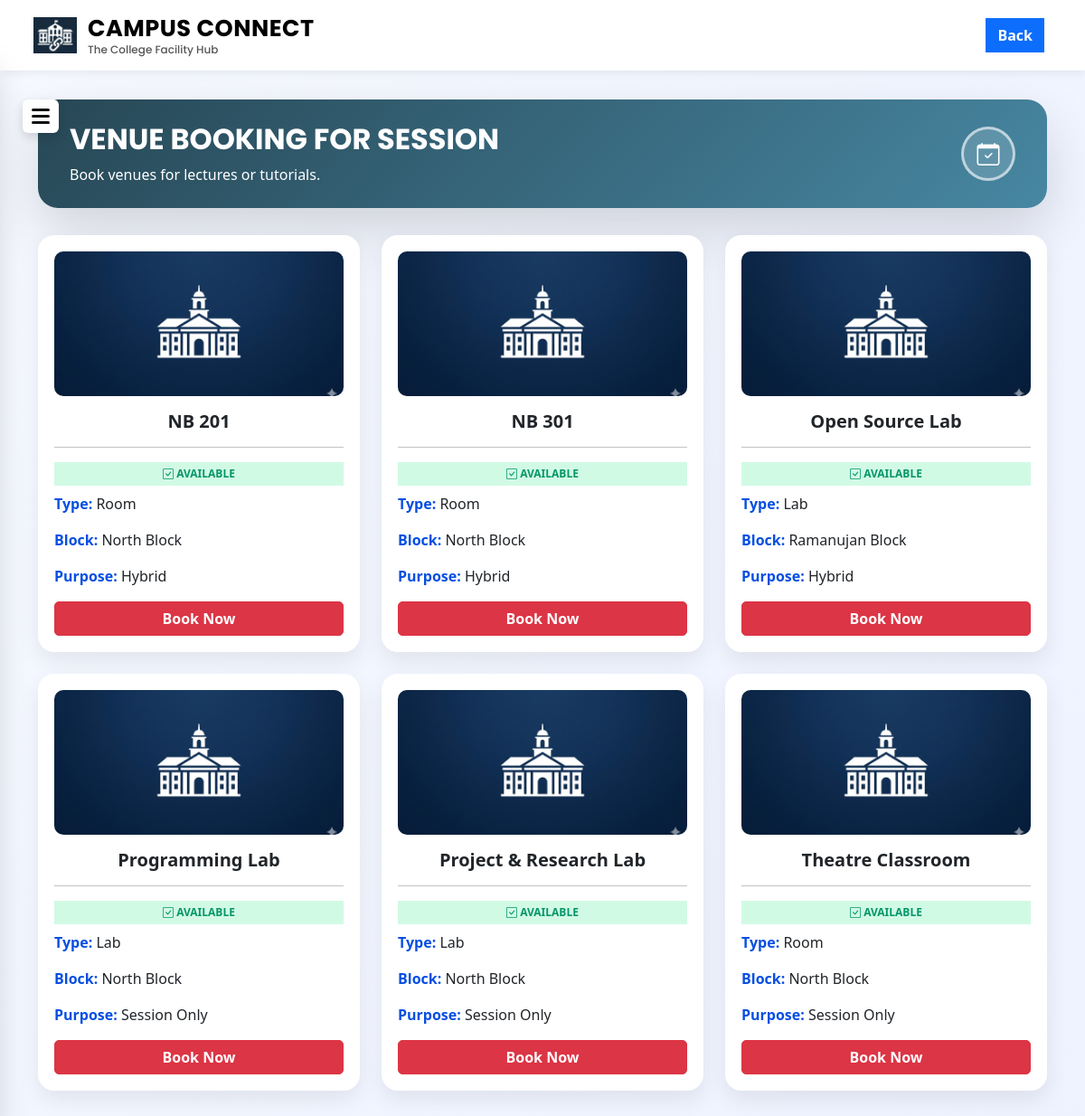
The app's page /faculty/book_session (signed in) with its own data.
### tables this page shows
CREATE TABLE venues (
        venue_id INTEGER PRIMARY KEY AUTOINCREMENT,
        name TEXT NOT NULL,
        type TEXT NOT NULL,
        department TEXT NOT NULL,
        block TEXT NOT NULL,
        photo TEXT,
        purpose TEXT NOT NULL,
        created_at TIMESTAMP DEFAULT CURRENT_TIMESTAMP
    );

### app.py (the view)
@app.route('/faculty/book_session')
def faculty_book_session():
    if 'user_id' not in session or session['role'] != 'faculty':
        return redirect(url_for('login'))
    conn = get_connection()
    cursor = conn.cursor()
    faculty_user_id = session['user_id']
    cursor.execute("""
        SELECT faculty_id, department
        FROM faculties
        WHERE user_id = ?
    """, (faculty_user_id,))
    faculty = cursor.fetchone()
    if not faculty:
        flash("Faculty record not found", "danger")
        return redirect(url_for('login'))
    faculty_id = faculty['faculty_id']
    faculty_dept = faculty['department']
    cursor.execute("""
        SELECT *
        FROM venues
        WHERE LOWER(TRIM(purpose)) IN ('hybrid', 'session only')
        AND department = ?
        ORDER BY name
    """, (faculty_dept,))
    venues = cursor.fetchall()
    cursor.execute("""
        SELECT venue_id, status
        FROM bookings
        WHERE status IN ('requested','approved')
    """)
    active = cursor.fetchall()
    booked_map = {}
    for a in active:
        booked_map[a['venue_id']] = a['status']
    conn.close()
    session['department'] = faculty_dept
    return render_template(
        "faculty_book_session.html",
        venues=venues,
        booked_map=booked_map,
        department=session.get('department')
    )

### app.py (called while the page is built)
def get_connection():
    conn = sqlite3.connect("campus_connect.db")
    conn.row_factory = sqlite3.Row
    conn.execute("PRAGMA foreign_keys = ON")  # 🔥 ensure cascade always works
    return conn

### templates/faculty_book_session.html (shortened to what this page needs)
<!DOCTYPE html>
<html lang="en">
<head>
    <link href="https://cdn.jsdelivr.net/npm/bootstrap@5.3.2/dist/css/bootstrap.min.css" rel="stylesheet">
    <link href="https://cdn.jsdelivr.net/npm/bootstrap-icons@1.11.3/font/bootstrap-icons.css" rel="stylesheet">
    <link rel="stylesheet" href="{{ url_for('static', filename='css/style.css') }}">
</head>
<body>
<nav class="navbar navbar-expand-lg navbar-light custom-navbar fixed-top">
    <div class="container-fluid">
        <div class="navbar-brand d-flex align-items-center">
            <img src="{{ url_for('static', filename='images/logo.png') }}" class="logo-img">
            <div class="brand-text">
                <span class="brand-title">CAMPUS CONNECT</span>
                <span class="brand-tagline">The College Facility Hub</span>
            </div>
        </div>
        <div class="ms-auto">
            <a href="{{ url_for('faculty_dashboard') }}" class="btn btn-primary me-2"><b>Back</b></a>
        </div>
    </div>
</nav>
<div class="menu-toggle" onclick="openSidebar()">
    <span></span>
    <span></span>
    <span></span>
</div>
<div class="container page-main">
    <div class="page-hero d-flex align-items-center justify-content-between">
        <div>
            <h2 class="hero-text">VENUE BOOKING FOR SESSION</h2>
            <p class="mb-0">Book venues for lectures or tutorials.</p>
        </div>
        <div class="hero-icon">
            <i class="bi bi-calendar-check"></i>
        </div>
    </div>
    <div class="row g-4">
        {% for v in venues %}
        <div class="col-md-4">
           <div class="venue-card">
                <img src="{% if v.photo %}{{ url_for('static', filename='uploads/' ~ v.photo) }}{% else %}{{ url_for('static', filename='images/default-venue.png') }}{% endif %}" class="venue-img mb-3">
                <div class="mb-2 text-center">
                    <h5><b>{{ v.name }}</b></h5>
                </div>
                <hr style="border-color: #131313;">
                <div class="status-bar available text-center mb-2">
                    <i class="bi bi-check-square"></i> <b>AVAILABLE</b>
                </div>
                <p><font color="#064fe2"><b>Type:</b></font> {{ v.type }}</p>
                <p><font color="#064fe2"><b>Block:</b></font> {{ v.block }}</p>
                <p><font color="#064fe2"><b>Purpose:</b></font> {{ v.purpose }}</p>
                <button class="btn btn-danger book-btn w-100" data-bs-toggle="modal" data-bs-target="#bookModal{{ v.venue_id }}">
                    <b>Book Now</b>
                </button>
            </div>
        </div>
        {% endfor %}
    </div>
</div>
</body>
</html>

### static/css/style.css (style rules this page uses)
body { margin: 0; padding: 0; font-family: 'Segoe UI', Tahoma, Geneva, Verdana, sans-serif; }
.custom-navbar { background-color: #ffffff; padding: 10px 25px; box-shadow: 0 2px 10px rgba(0, 0, 0, 0.08); z-index: 1000; }
.logo-img { width: 48px; height: 48px; object-fit: contain; margin-right: 12px; }
.brand-text { display: flex; flex-direction: column; line-height: 1.1; }
.brand-title { font-family: 'Poppins', sans-serif; font-size: 1.6rem; font-weight: 700; color: black; letter-spacing: 0.5px; }
.brand-tagline { font-size: 0.75rem; font-family: 'Poppins', sans-serif; font-weight: 500; color: #555; margin-top: 3px; }
.btn { border-radius: 0 !important; font-family: 'Segoe UI', Tahoma, Geneva, Verdana, sans-serif; }

### templates/faculty_book_session.html (style rules this page uses)
body { background: linear-gradient(120deg, #f6f9ff, #eef2ff); }
.brand-title { font-family: 'Poppins', sans-serif; }
.brand-tagline { font-family: 'Poppins', sans-serif; }
.menu-toggle { position: fixed; top: 110px; left: 25px; background: white; padding: 6px 10px; border-radius: 6px; box-shadow: 0 4px 12px rgba(0,0,0,0.15); cursor: pointer; z-index: 900; }
.menu-toggle span { display: block; width: 20px; height: 3px; background: #111; margin: 4px 0; border-radius: 2px; }
.page-main { margin-top: 110px; margin-bottom: 60px; }
.page-hero { background: linear-gradient(135deg, #274755, #4787a2); border-radius: 22px; padding: 25px 35px; color: white; margin-bottom: 30px; box-shadow: 0 25px 60px rgba(0,0,0,0.15); }
.page-hero h2 { font-weight: 700; }
.hero-text { font-family: 'Poppins', sans-serif; }
.hero-icon { width: 60px; height: 60px; border-radius: 50%; display: flex; align-items: center; justify-content: center; font-size: 25px; background: rgba(255,255,255,0.15); border: 3px solid rgba(255,255,255,0.6); }
.venue-card { background: white; border-radius: 18px; padding: 18px; box-shadow: 0 10px 25px rgba(0,0,0,0.08); transition: 0.25s ease; height: 100%; }
.status-bar { padding: 4px; font-size: 12px; width: 100%; }
.available { background: #d1fae5; color: #059669; }
.venue-img { border-radius: 10px !important; height: 160px; object-fit: cover; width: 100%; }
.book-btn { border-radius: 5px !important; font-size: 16px; }

### records on screen
venues: name "NB 201", type "Room", block "North Block", purpose "Hybrid"
venues: name "NB 301", type "Room", block "North Block", purpose "Hybrid"
venues: name "Open Source Lab", type "Lab", block "Ramanujan Block", purpose "Hybrid"
venues: name "Programming Lab", type "Lab", block "North Block", purpose "Session Only"
venues: name "Project & Research Lab", type "Lab", block "North Block", purpose "Session Only"
venues: name "Theatre Classroom", type "Room", block "North Block", purpose "Session Only"
